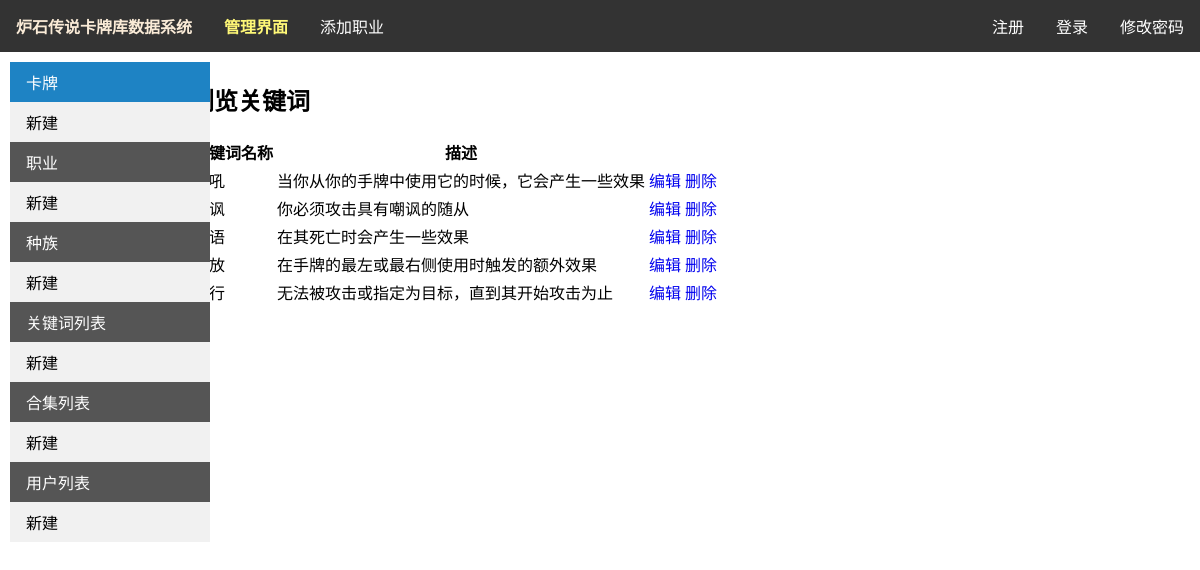
Page /keyword_list on the committed database.
### Hs/models.py (models this page shows, shortened)
class Keyword(models.Model):
    id = models.AutoField('关键词id', primary_key=True)
    name = models.CharField('关键词名称', max_length=64, unique=True)
    description = models.CharField('描述', max_length=64)
    class Meta:
        verbose_name = '关键词'
        verbose_name_plural = verbose_name

### Hs/views.py (the view)
# urls.py: path('keyword_list', views.keyword_list, name='keyword_list'),
def keyword_list(request):
    keyword = select.keyword_all()
    return render(request, 'Hs/keyword_list.html', {'keyword_list': keyword})

### Hs/process/select.py (called while the page is built)
def select_all(ObjectClass):
    _object_list = ObjectClass.objects.all()
    return _object_list

def keyword_all():
    return select_all(Keyword)

### templates/Hs/keyword_list.html (shortened to what this page needs)
{% load static %}
<!DOCTYPE html>
<html lang="en">
<head>
    <link href="{% static 'CSS/manage.css' %}" type="text/css" rel="stylesheet">
    <link href="{% static 'CSS/summonerclass_list.css' %}" type="text/css" rel="stylesheet">
</head>
<body>
<ul class="nav_hor">
    <li class="head"><a class="logo" href="{% url 'Hs:index' %}"><b>炉石传说卡牌库数据系统</b></a></li>
    <li class="head"><b>管理界面</b></li>
    <li class="head"><a href="{% url 'Hs:summonerclass_add' %}" target="_blank">添加职业</a></li>
    <li><a href="news.asp">修改密码</a></li>
    {% if user.is_authenticated %}
        <li><a href="{% url 'logout' %}?next={{ request.path }}">注销</a></li>
        <li class="txt">欢迎，{{ user.username }}</li>
    {% else %}
        <li><a href="{% url 'login' %}?next={{ request.path }}">登录</a></li>
        <li><a href="{% url 'Hs:register' %}">注册</a></li>
    {% endif %}
</ul>
<div class="row">
    <div class="column side">
        <ul class="nav_vert">
            <li><a class="main active" href="{% url 'Hs:manage' %}">卡牌</a><a class="add"
                                                                             href="{% url 'Hs:card_create' %}"> 新建</a>
            </li>
            <li><a class="main" href="{% url 'Hs:summonerclass_list' %}">职业</a><a class="add"
                                                                                  href="{% url 'Hs:summonerclass_add' %}">
                新建</a></li>
            <li><a class="main" href="{% url 'Hs:raceclass_list' %}">种族</a><a class="add"
                                                                              href="{% url 'Hs:raceclass_add' %}">
                新建</a></li>
            <li><a class="main" href="{% url 'Hs:keyword_list' %}">关键词列表</a><a class="add"
                                                                               href="{% url 'Hs:keyword_add' %}"> 新建</a>
            </li>
            <li><a class="main" href="{% url 'Hs:setclass_list' %}">合集列表</a><a class="add"
                                                                               href="{% url 'Hs:setclass_add' %}">
                新建</a></li>
            <li><a class="main" href="{% url 'Hs:user_list' %}">用户列表</a><a class="add" href="{% url 'Hs:user_add' %}">
                新建</a></li>
        </ul>
    </div>
    <div class="column body">
        <h2>浏览关键词</h2>
        <table class="table table-striped table-bordered">
            <thead>
            <tr>
                <th>关键词名称</th>
                <th>描述</th>
            </tr>
            </thead>
            <tbody>
            {% for keyword in keyword_list %}
                <tr>
                    <td>{{ keyword.name }}</td>
                    <td>{{ keyword.description }}</td>
                    <td class="text-center">
                        <a class="btn btn-info btn-sm" href="/keyword_edit/?id={{ keyword.id }}">编辑
                        </a>
                        <a class="btn btn-danger btn-sm" href="/keyword_drop/?id={{ keyword.id }}">删除
                        </a>
                    </td>
                </tr>
            {% endfor %}
            </tbody>
        </table>
    </div>
</div>
</body>
</html>

### static/CSS/manage.css (style rules this page uses)
.nav_hor { list-style-type: none; margin: 0; padding: 0; overflow: hidden; background-color: #333; position: -webkit-sticky; position: sticky; top: 0; }
.nav_hor li { float: right; display: block; color: #fff877; padding: 14px 16px; }
.nav_hor li.head { float: left; }
.nav_hor .logo { color: antiquewhite; }
.nav_hor li a { display: block; color: white; text-align: center; text-decoration: none; }
.column { float: left; width: 50%; padding: 15px; }
* { box-sizing: border-box; }
body { margin: 0; }
.column { float: left; padding: 10px; }
.column.side { width: 15%; }
.column.body { width: 85%; }
.row:after { content: ""; display: table; clear: both; }
.nav_vert li a { display: block; color: #000; padding: 8px 16px; text-decoration: none; }
.nav_vert { list-style-type: none; margin: 0; padding: 0; width: 200px; background-color: #f1f1f1; position: fixed; }
.nav_vert li a.active { background-color: #1F66AE; color: white; }
.nav_vert li a.main { background-color: #555; color: white; }
.nav_vert li a.active { background-color: #1E83C4; color: white; }

### static/CSS/summonerclass_list.css (style rules this page uses)
.column.body a { text-decoration: none; }

### rows in the picture
Keyword: description "当你从你的手牌中使用它的时候，它会产生一些效果"
Keyword: description "你必须攻击具有嘲讽的随从"
Keyword: description "在其死亡时会产生一些效果"
Keyword: description "在手牌的最左或最右侧使用时触发的额外效果"
Keyword: description "无法被攻击或指定为目标，直到其开始攻击为止"
